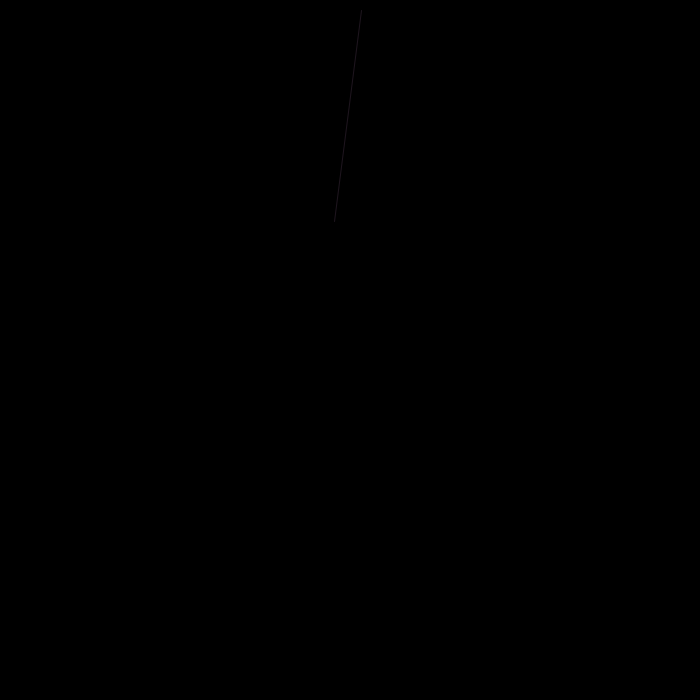
Frame 1 (no input)
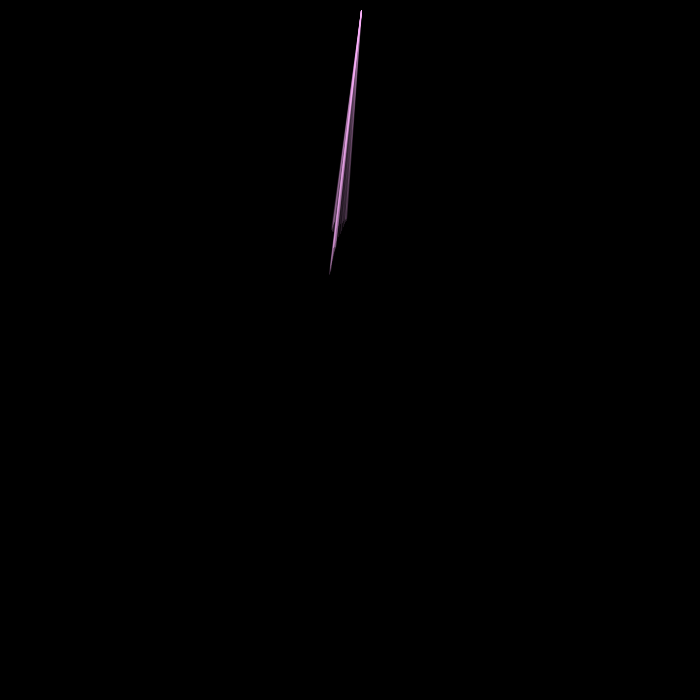
Frame 60 (the mouse pressed at the canvas centre just before this capture)
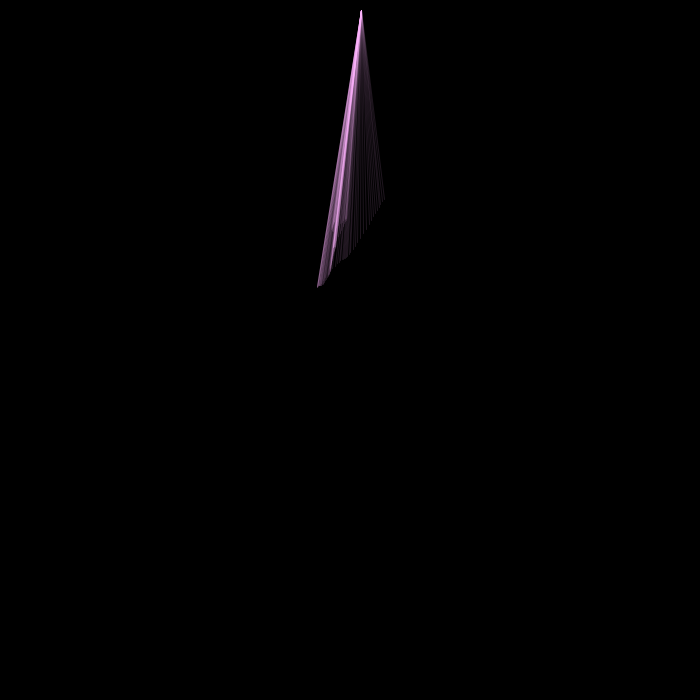
Frame 120 (the mouse held since frame 60 and released just before this capture)

The Processing sketch that drew these frames (run headless with seeded random() and noise(); from frame 60 on, the mouse is pressed at the canvas centre):

// Processing sketch: tempo_mano_velho
// ── tempo_mano_velho.pde
// Author: Berin
// Sketches repo: https://github.com/berinhard/sketches

float x, y, px, py;
float timeX;
float timeY;
int rotationDegree, currentColor, clockSection;

void initClock(){
  currentColor = 255;
  rotationDegree = 210;
  clockSection = 0;
  background(0);
}

void setup() {
  size(700, 700);
  frameRate(100);

  px = 160;
  py = 300;
  timeX = 0;
  timeY = 10;
  initClock();
}

void draw() {
  if (frameCount % 500 == 0) {  // 5 seconds had passed
    currentColor -= 20;
    rotationDegree += 30;
    clockSection += 1;
  }

  if (clockSection == 12) {  // 1 minute had passed
    initClock();
  }

  x = (160 * 4) / 5 * noise(timeX);
  y = height / 2 * noise(timeY);
  timeX = timeX + 0.006;
  timeY = timeY + 0.012;

  pushMatrix();
  translate(width / 2, height / 2);
  rotate(radians(rotationDegree));
  stroke(255, 180, currentColor, 30);
  line(px, py, x, y);
  popMatrix();
}
